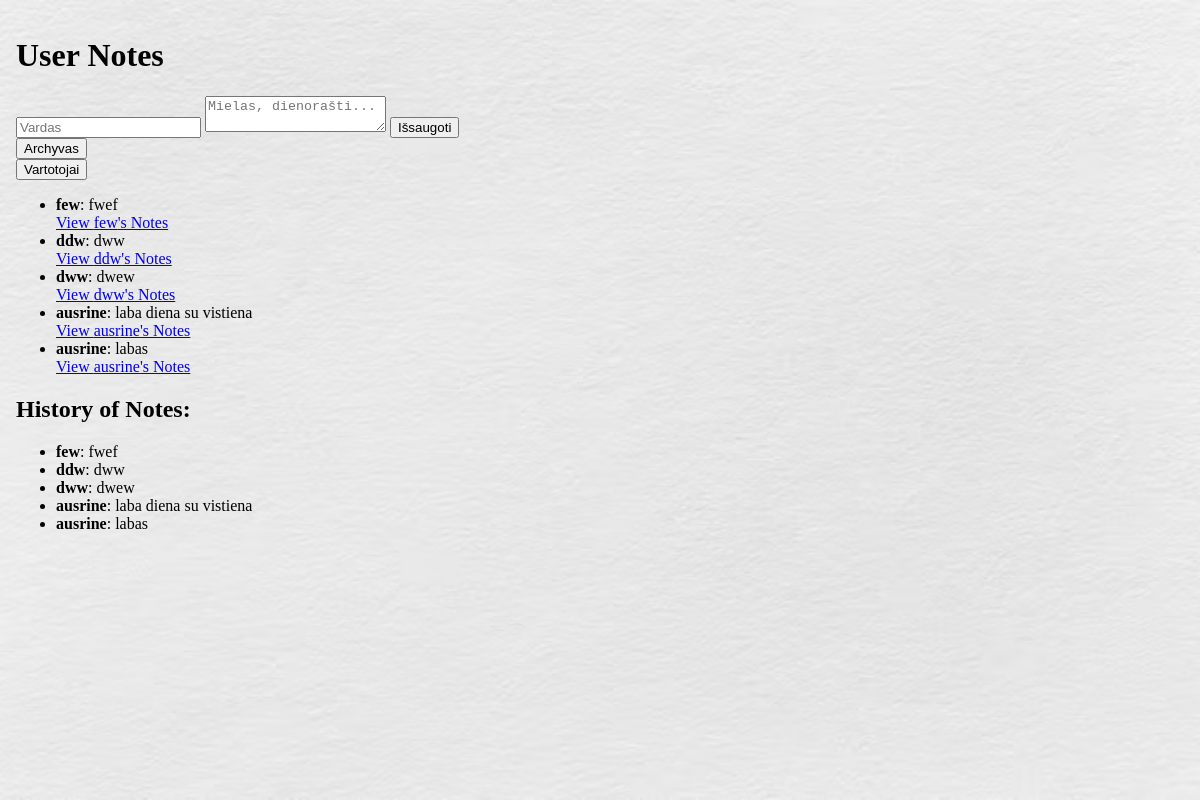
Before: / with the older database file.
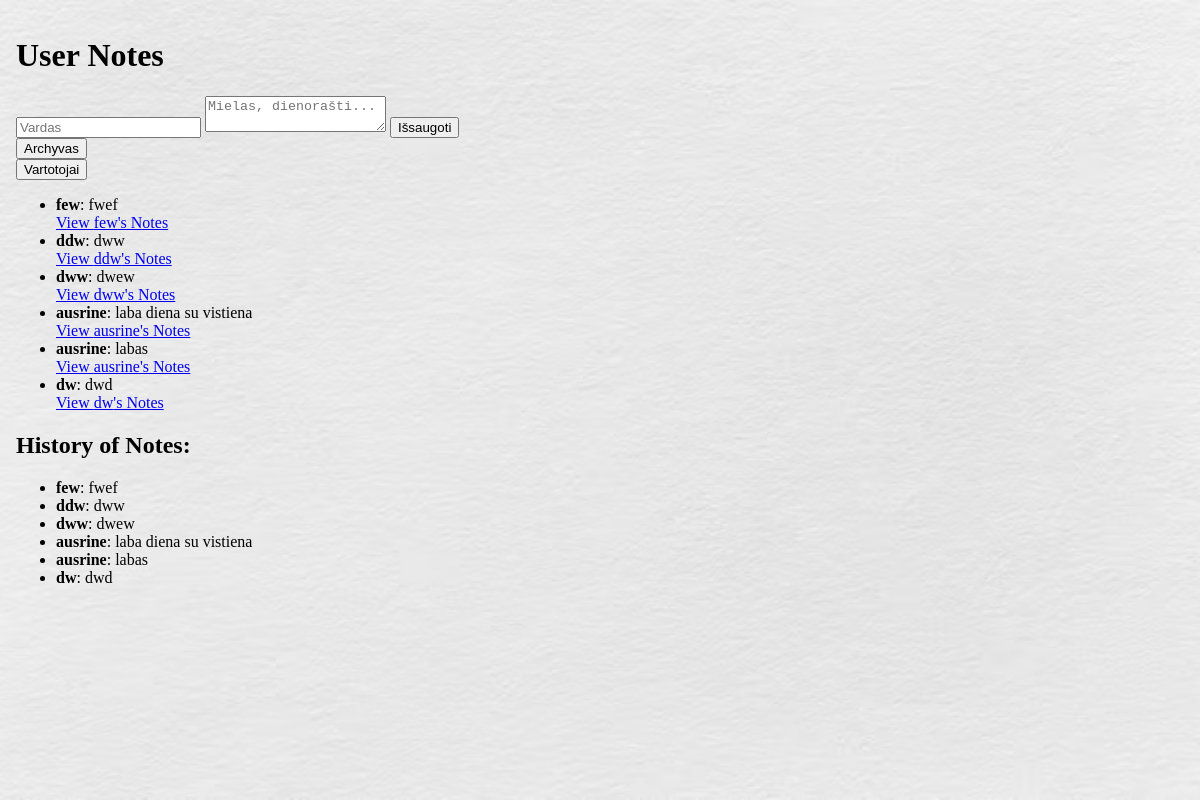
After: the same page with the newer database file.
### tables this page shows
CREATE TABLE notes (
            id INTEGER PRIMARY KEY AUTOINCREMENT,
            name TEXT NOT NULL,
            note TEXT NOT NULL
        );

### main.py (the view, shortened to what this page needs)
@app.route('/', methods=['GET', 'POST'])
def notebook():
    conn = get_db_connection()
    notes = conn.execute('SELECT name, note FROM notes').fetchall()
    conn.close()
    return render_template('uzrasine.html', uzrasai=notes)

### main.py (called while the page is built)
def get_db_connection():
    conn = sqlite3.connect(DATABASE)
    conn.row_factory = sqlite3.Row
    return conn

### templates/uzrasine.html (shortened to what this page needs)
<!DOCTYPE html>
<html>
  <head>
  </head>
  <body>
    <div class="notebook">
      <div class="page">
        <h1>User Notes</h1>
        <form action="/" method="post">
          <input type="text" name="vardas" placeholder="Vardas" required />
          <textarea
            name="uzrasas"
            placeholder="Mielas, dienorašti..."
            required
          ></textarea>
          <button type="submit">Išsaugoti</button>
        </form>
        <form action="/archyvas" method="get">
          <button type="submit">Archyvas</button>
        </form>
        <form action="/vartotojai" method="get">
          <button type="submit">Vartotojai</button>
        </form>
        <ul>
          {% for entry in uzrasai %}
          <li><strong>{{ entry.name }}</strong>: {{ entry.note }}</li>
          <a href="{{ url_for('user_notes', username=entry.name) }}"
            >View {{ entry.name }}'s Notes</a
          >
          {% endfor %}
        </ul>
        <h2>History of Notes:</h2>
        <ul>
          {% for entry in uzrasai %}
          <li><strong>{{ entry.name }}</strong>: {{ entry.note }}</li>
          {% endfor %}
        </ul>
      </div>
      <div class="page">
      </div>
    </div>
  </body>
</html>

Changed rows visible on the page:
added notes: name "dw", note "dwd"
